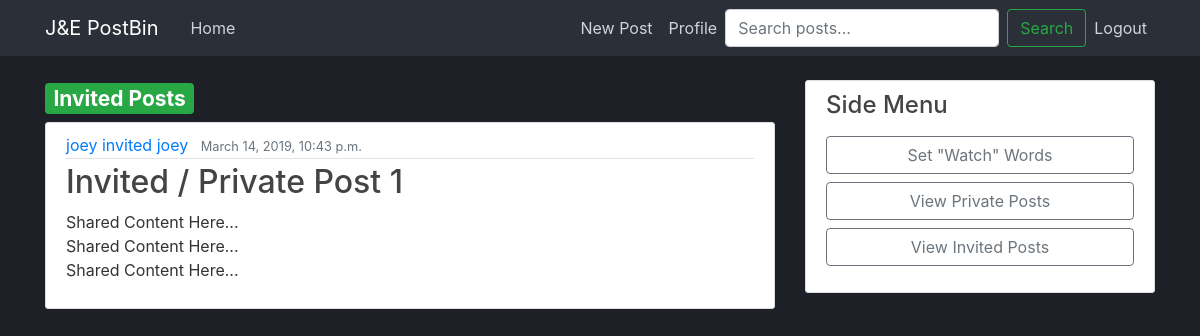
The app's page /post/invited (signed in) with its own data.
### post/models.py (models this page shows, shortened)
class Post(models.Model):
    title = models.CharField(max_length=50)
    content = models.TextField()
    private = models.BooleanField(default=True)
    invite = models.CharField(max_length=20, blank=True, null=True)
    date_posted = models.DateTimeField(default=timezone.now)
    expires = models.DateTimeField (blank=True, null=True)
    author = models.ForeignKey(User, on_delete=models.CASCADE)

### post/views.py (the view)
# urls.py: path('post/', PostListView.as_view(), name='posts'),
class PostListView(ListView):
    model = Post
    template_name = 'post/home.html'
    context_object_name = 'posts'
    ordering = ['-date_posted']

### post/templates/post/invited.html
{% extends "post/base.html" %}
{% block content %}
{% if user.is_authenticated %}
<h3><span class="badge badge-success">Invited Posts</span></h3>
    {% for post in posts %}
      {% if post.private == True and post.invite == user.username %}
      <article class="media content-section">
        <div class="media-body">
          <div class="article-metadata">
            <a class="mr-2" href="#">{{ post.author }} invited {{ post.invite }}</a>
            <small class="text-muted">{{ post.date_posted }}</small>
          </div>
          <h2><a class="article-title" href="{% url 'post-detail' post.id %}">{{ post.title }}</a></h2>
          <p class="article-content">{{ post.content }}</p>
        </div>
      </article>
      {% endif %}
    {% endfor %}
{% else %}
  <div class="alert alert-info" role="alert">
    <strong>Welcome!</strong> Please create an account to create posts and more.
    Select "Login" to login to an existing account or "Register" to create a new
    account. See the top right of the navbar.
  </div>
{% endif %}
{% endblock %}

### post/static/post/main.css (style rules this page uses)
body { background: #1d2026; color: #333333; margin-top: 5rem; }
h1, h2, h3, h4, h5, h6 { color: #444444; }
.content-section { background: #ffffff; padding: 10px 20px; border: 1px solid #dddddd; border-radius: 3px; margin-bottom: 20px; }
.article-title { color: #444444; }
.article-content { white-space: pre-line; }
.article-metadata { padding-bottom: 1px; margin-bottom: 4px; border-bottom: 1px solid #e3e3e3 }

### records on screen
Post: author "joey", invite "joey", date_posted "March 14, 2019, 10:43 p.m.", title "Invited / Private Post 1", content "Shared Content Here... Shared Content Here... Shared Content Here..."
